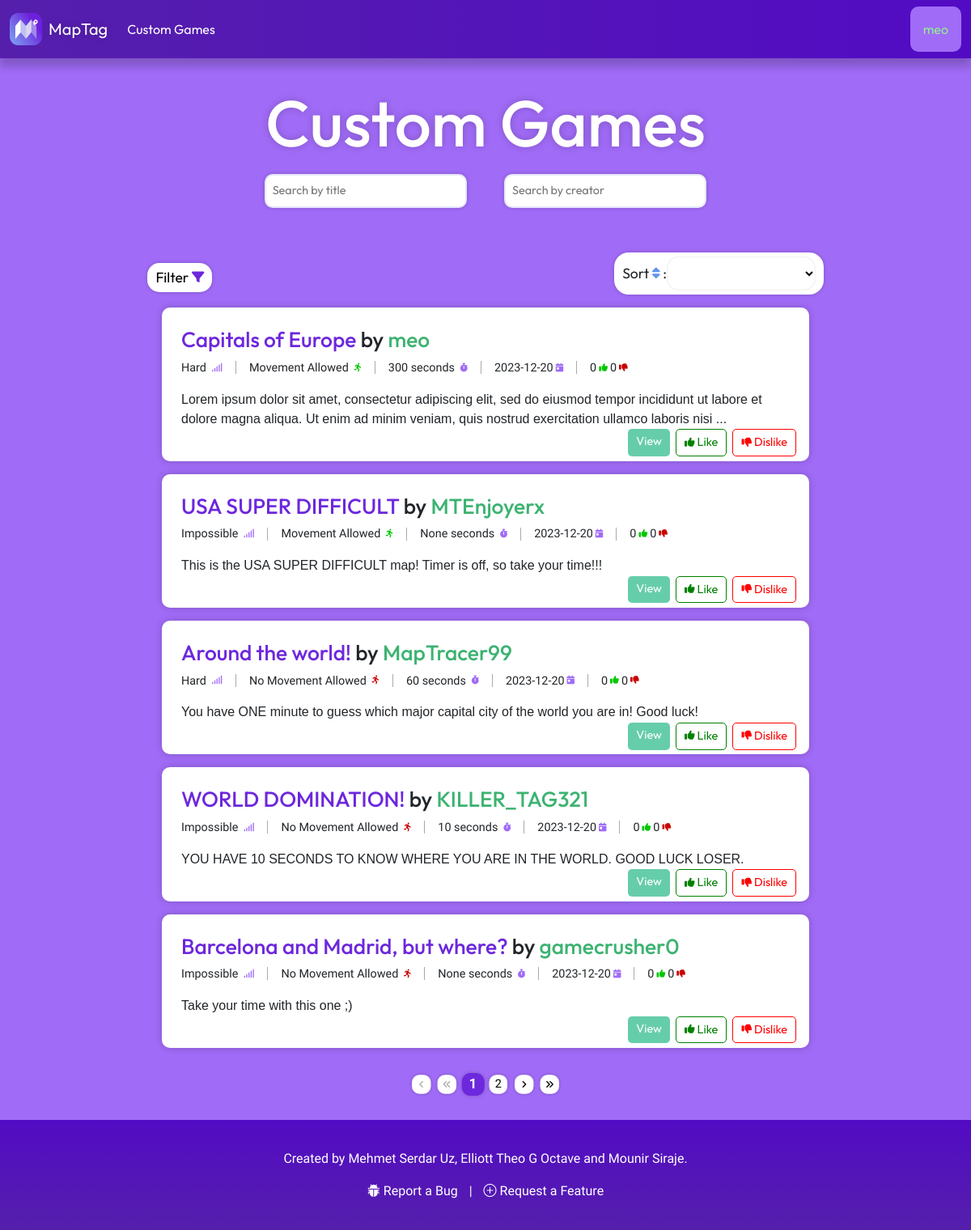
The app's page /custom_games (signed in), older data.
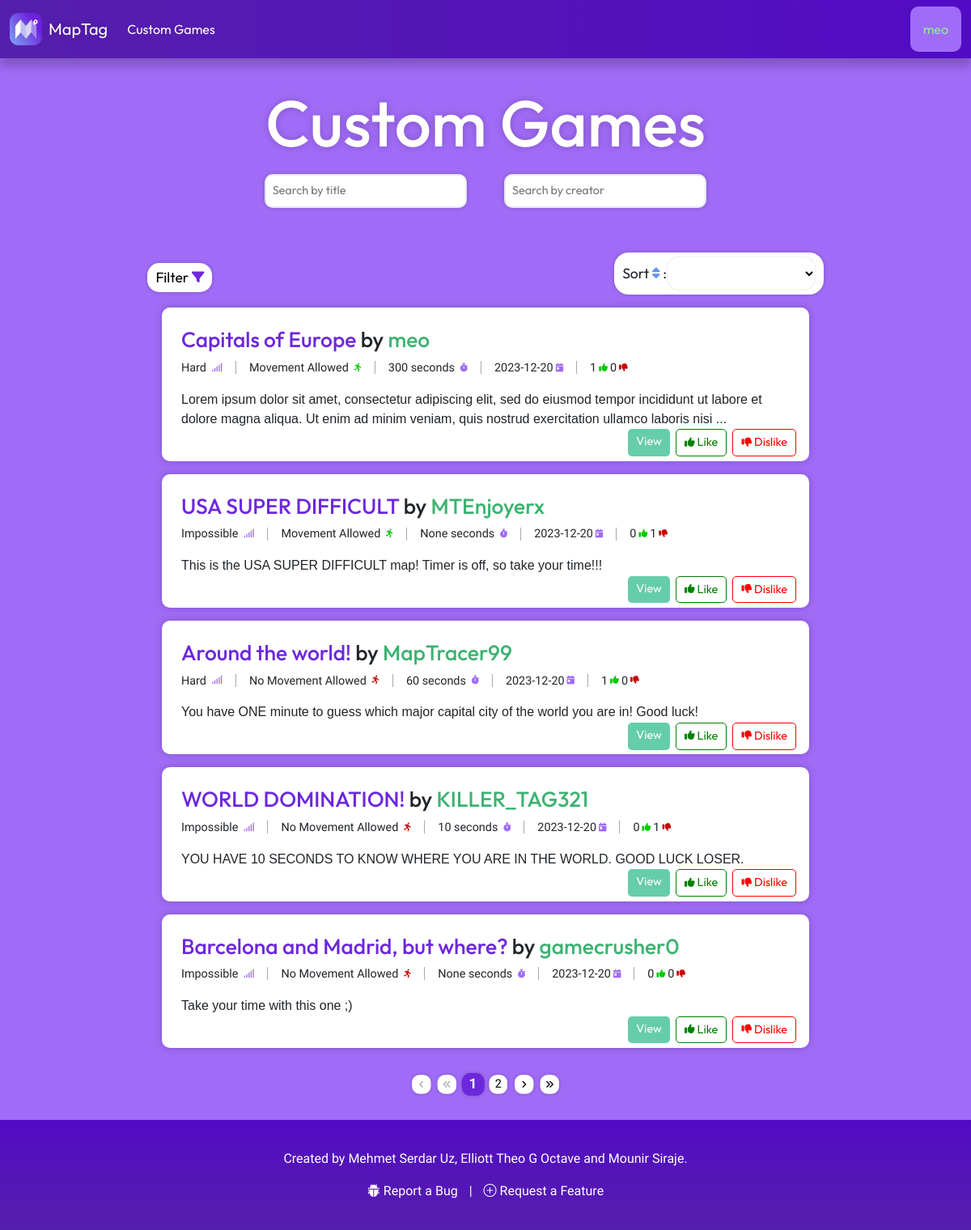
The same page, newer data.
### Game/models.py (models this page shows)
class CustomGame(models.Model):
    DIFFICULTY_CHOICES = [
        ('Impossible', 'impossible'),
        ('Very Hard', 'very_hard'),
        ('Hard', 'hard'),
        ('Normal', 'normal'),
        ('Easy', 'easy'),
    ]
    id = models.UUIDField(primary_key=True, default=uuid.uuid4, editable=False)
    creator = models.CharField(max_length=255)
    likes = models.IntegerField(default=0)
    dislikes = models.IntegerField(default=0)
    date_created = models.DateTimeField(auto_now_add=True)
    map_title = models.CharField(max_length=100)
    mobility = models.BooleanField(default=False)
    difficulty = models.CharField(max_length = 20, choices = DIFFICULTY_CHOICES)
    timer_status = models.BooleanField(default=False)
    timer_duration = models.IntegerField(null=True, blank=True)
    map_description = models.TextField(default="No description.", max_length=1000)

### Game/views.py (the view)
# urls.py: path('custom_games', game_views.custom_games, name="custom_games"),
def custom_games(request):
    if request.user.is_authenticated:
        game_list = CustomGame.objects.all()
        paginator = Paginator(game_list, 5)
        page_number = request.GET.get('page')
        page_obj = paginator.get_page(page_number)
        context = {
            'all_games': game_list,
            'current_games': page_obj,
        }
        return render(request, "custom_games.html", context)
    else:
        return redirect('home')

### Game/templatetags/game_tags.py (called while the page is built)
@register.filter(name='truncate_words')
def truncate_words(value, max_words):
    words = value.split()
    if len(words) > max_words:
        return ' '.join(words[:max_words]) + ' ...'
    return value

### Game/templates/custom_games.html (shortened to what this page needs)
{% extends 'base.html' %}
{% load static %}
{% load game_tags %}
{% block extra_head %}
  <link rel="stylesheet" type="text/css" href="{% static 'styles/custom_games.css' %}" />
{% endblock %}
{% block content %}
  <div class="title"><h1>Custom Games</h1></div>
  <div class="games-container">
    <div class="search-container">
      <input type="text" id="title-search" placeholder="Search by title" />
      <input type="text" id="creator-search" placeholder="Search by creator" />
    </div>
    <div class="tools-container">
      <div class="filtering-container">
        <button id="filter-btn">Filter <i class="fa-solid fa-filter fa-sm"></i></button>
      </div>
      <div class="sorting-container">
        <label for="sorting-select">Sort <i class="fa-solid fa-sort fa-sm" style="color: #6495ed;"></i> :</label><select id="sorting-select">
        </select>
      </div>
    </div>
    <div class="current-games" id="current-games">
    </div>
    <div class="all-games" id="all-games" style="display:none;">
      {% for game in all_games %}
      <div class="game">
        <h2><span class="title">{{ game.map_title }}</span> by <span class="creator">{{ game.creator }}</span></h2>
        <div class="game-details">
          <p class="game-difficulty">
            {{ game.difficulty }}
          </p>
          {% if game.mobility == True %}
            <p>
              Movement Allowed
            </p>
          {% else %}
            <p>
              No Movement Allowed
            </p>
          {% endif %}
          <p class="game-duration">{{ game.timer_duration }} seconds </p>
          <p class="game-date">{{ game.date_created|date:'Y-m-d' }}</p>
          <p></p>
          <p class="game-likes" id="game-likes">{{ game.likes }}</p>
          <p>
          </p>
          <p class="game-dislikes" id="game-dislikes" style="margin-left: 3px;">{{ game.dislikes }}</p>
          <p>
          </p>
        </div>
        <p class="games-description">{{ game.map_description|truncate_words:30 }}</p>
        <div class="game-actions">
          <a href="{% url 'custom_game_detail' game.id %}" class="game-view">View</a>
          <a class="game-like"> Like</a>
          <a class="game-dislike"> Dislike</a>
        </div>
      </div>
      {% endfor %}
    </div>
    <div class="pagination">
      <span class="step-links">
        {% if current_games.has_previous %}
          <a href="?page=1"><i class="fa-solid fa-angles-left fa-xs"></i></a>
          <a href="?page={{ current_games.previous_page_number }}"><i class="fa-solid fa-angle-left fa-xs"></i></a>
        {% else %}
          <span class="disabled"></span>
          <span class="disabled"></span>
        {% endif %}
        {% for num in current_games.paginator.page_range %}
          {% if num == current_games.number %}
            <span class="current-page">{{ num }}</span>
          {% else %}
            {% with lower_bound=current_games.number|add:'-3' upper_bound=current_games.number|add:'3' %}
              {% if num > lower_bound and num < upper_bound %}
                <a href="?page={{ num }}">{{ num }}</a>
              {% endif %}
            {% endwith %}
          {% endif %}
        {% endfor %}
        {% if current_games.has_next %}
          <a href="?page={{ current_games.next_page_number }}"></a>
          <a href="?page={{ current_games.paginator.num_pages }}"></a>
        {% else %}
          <span class="disabled"><i class="fa-solid fa-angle-right fa-xs"></i></span>
          <span class="disabled"><i class="fa-solid fa-angles-right fa-xs"></i></span>
        {% endif %}
      </span>
    </div>
  </div>
{% endblock %}

Row changes from the older to the newer data that the page shows:
changed CustomGame "Capitals of Europe": likes "0" → "1"
changed CustomGame "USA SUPER DIFFICULT": dislikes "0" → "1"
changed CustomGame "Around the world!": likes "0" → "1"
changed CustomGame "WORLD DOMINATION!": dislikes "0" → "1"
